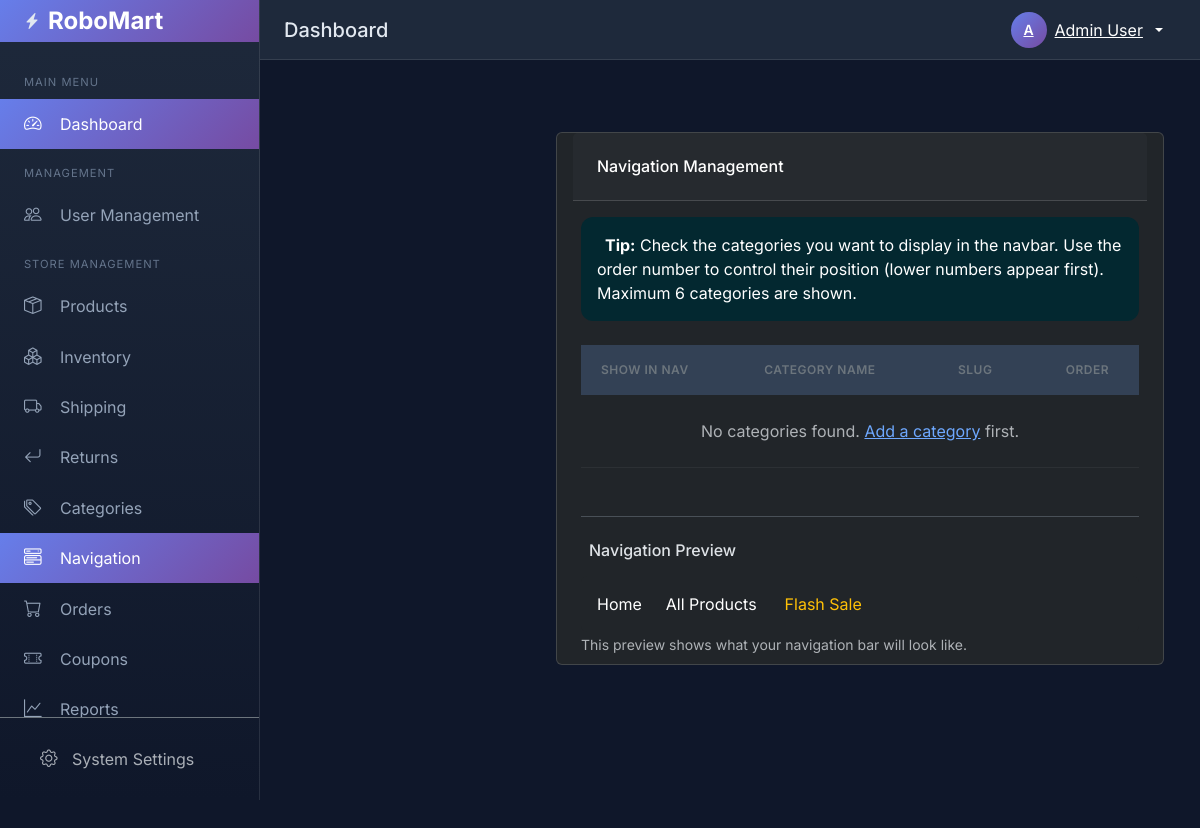
The page /backend/navigation/index.php (signed in) on the database as committed earlier.
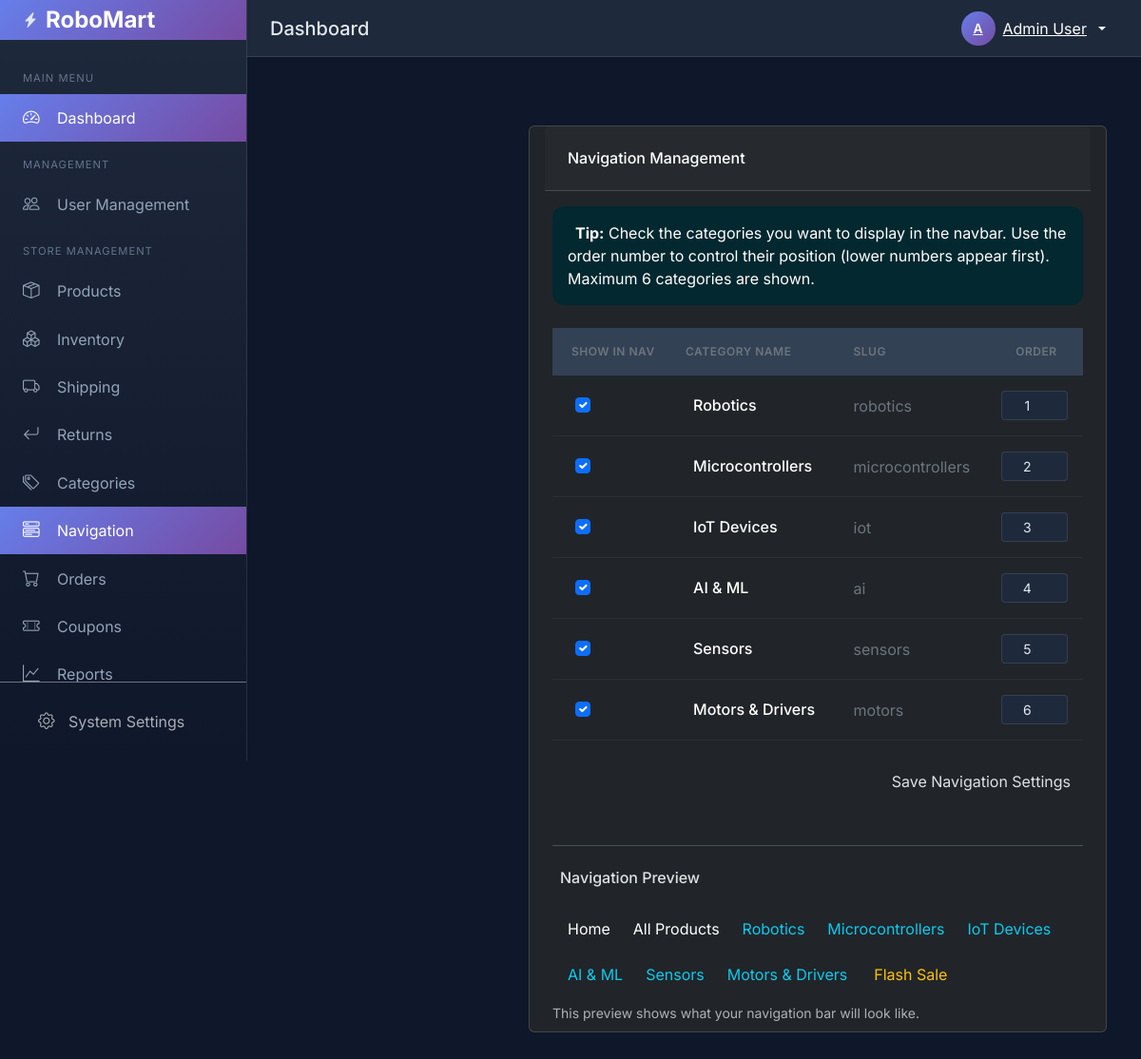
The same page on the database as committed later.
### tables this page shows
CREATE TABLE IF NOT EXISTS categories (
    id INT AUTO_INCREMENT PRIMARY KEY,
    name VARCHAR(100) NOT NULL,
    slug VARCHAR(100) NOT NULL UNIQUE,
    description TEXT,
    show_in_nav TINYINT(1) DEFAULT 1,
    nav_order INT DEFAULT 0,
    created_at TIMESTAMP DEFAULT CURRENT_TIMESTAMP
);

### backend/navigation/index.php (the view, shortened to what the changed rows need)
<?php
require_once '../config.php';
$categories = $pdo->query("SELECT * FROM categories ORDER BY nav_order ASC, name ASC")->fetchAll();
include '../includes/header.php';
include '../includes/sidebar.php';
?>
<main class="main-content position-relative max-height-vh-100 h-100 border-radius-lg">
    <div class="container-fluid py-4">
        <div class="row">
            <div class="col-12">
                <div class="card my-4">
                    <div class="card-body px-4 pb-2">
                        <form method="POST" action="">
                            <div class="table-responsive">
                                <table class="table align-items-center mb-0">
                                    <thead>
                                        <tr>
                                            <th class="text-uppercase text-secondary text-xxs font-weight-bolder opacity-7">
                                                <i class="fas fa-eye me-1"></i>Show in Nav
                                            </th>
                                            <th class="text-uppercase text-secondary text-xxs font-weight-bolder opacity-7">Category Name</th>
                                            <th class="text-uppercase text-secondary text-xxs font-weight-bolder opacity-7">Slug</th>
                                            <th class="text-uppercase text-secondary text-xxs font-weight-bolder opacity-7 text-center">
                                                <i class="fas fa-sort-numeric-down me-1"></i>Order
                                            </th>
                                        </tr>
                                    </thead>
                                    <tbody>
                                        <?php if (empty($categories)): ?>
                                        <tr>
                                            <td colspan="4" class="text-center py-4">
                                                <p class="text-muted mb-0">No categories found. <a href="../categories/add.php">Add a category</a> first.</p>
                                            </td>
                                        </tr>
                                        <?php else: ?>
                                        <?php foreach ($categories as $cat): ?>
                                        <tr>
                                            <td class="ps-4">
                                                <div class="form-check">
                                                    <input type="checkbox" name="show_in_nav[]" value="<?php echo $cat['id']; ?>"
                                                           class="form-check-input" id="nav_<?php echo $cat['id']; ?>"
                                                           <?php echo $cat['show_in_nav'] ? 'checked' : ''; ?>>
                                                </div>
                                            </td>
                                            <td>
                                                <div class="d-flex px-2 py-1">
                                                    <div class="d-flex flex-column justify-content-center">
                                                        <h6 class="mb-0 text-sm"><?php echo htmlspecialchars($cat['name']); ?></h6>
                                                    </div>
                                                </div>
                                            </td>
                                            <td>
                                                <span class="text-xs text-secondary"><?php echo htmlspecialchars($cat['slug']); ?></span>
                                            </td>
                                            <td class="text-center">
                                                <input type="number" name="nav_order[<?php echo $cat['id']; ?>]"
                                                       value="<?php echo $cat['nav_order'] ?? 0; ?>"
                                                       class="form-control form-control-sm text-center"
                                                       style="width: 70px; margin: 0 auto;"
                                                       min="0" max="100">
                                            </td>
                                        </tr>
                                        <?php endforeach; ?>
                                        <?php endif; ?>
                                    </tbody>
                                </table>
                            </div>
                            <?php if (!empty($categories)): ?>
                            <div class="d-flex justify-content-end mt-4">
                                <button type="submit" name="update_nav" class="btn bg-gradient-primary">
                                    <i class="fas fa-save me-2"></i>Save Navigation Settings
                                </button>
                            </div>
                            <?php endif; ?>
                        </form>
                        <div class="mt-5 pt-4 border-top">
                            <div class="bg-dark rounded p-3">
                                <div class="d-flex align-items-center gap-4 flex-wrap">
                                    <span class="text-white">Home</span>
                                    <span class="text-white">All Products</span>
                                    <?php
                                    $preview_cats = array_filter($categories, function($c) { return $c['show_in_nav']; });
                                    usort($preview_cats, function($a, $b) { return ($a['nav_order'] ?? 0) - ($b['nav_order'] ?? 0); });
                                    foreach ($preview_cats as $pc):
                                    ?>
                                    <span class="text-info"><?php echo htmlspecialchars($pc['name']); ?></span>
                                    <?php endforeach; ?>
                                    <span class="text-warning"><i class="fas fa-bolt me-1"></i>Flash Sale</span>
                                </div>
                            </div>
                        </div>
                    </div>
                </div>
            </div>
        </div>
    </div>
</main>
<?php include '../includes/footer.php'; ?>

Rows that differ between the two databases and show on the page:
added categories: show_in_nav "☑", name "Robotics", slug "robotics", id+nav_order "1"
added categories: show_in_nav "☑", name "Microcontrollers", slug "microcontrollers", id+nav_order "2"
added categories: show_in_nav "☑", name "IoT Devices", slug "iot", id+nav_order "3"
added categories: show_in_nav "☑", name "AI & ML", slug "ai", id+nav_order "4"
added categories: show_in_nav "☑", name "Sensors", slug "sensors", id+nav_order "5"
added categories: show_in_nav "☑", name "Motors & Drivers", slug "motors", id+nav_order "6"
Other text that changed with them:
text no longer shown: "No categories found. Add a category first."
text now shown: "Save Navigation Settings"
